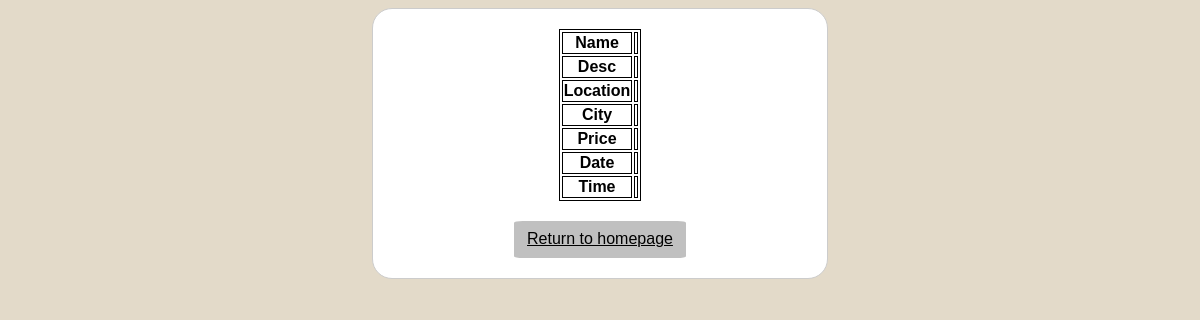
Before: /eventinfo?id=11 with the older database file.
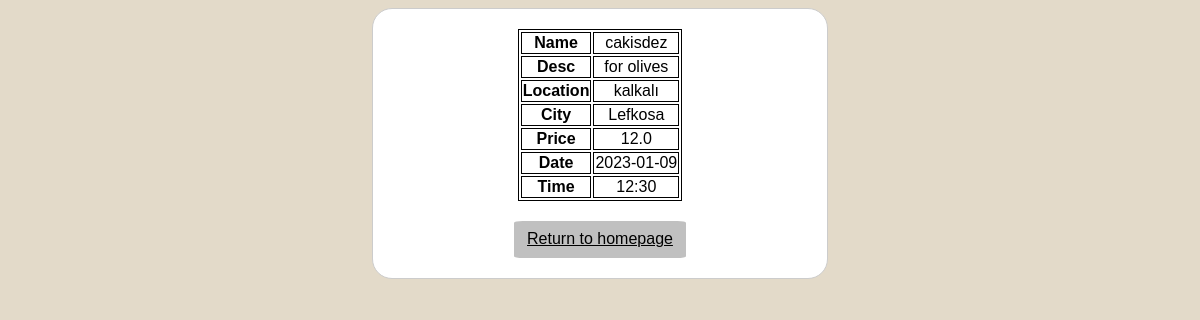
After: the same page with the newer database file.
### tables this page shows
CREATE TABLE "event"
(
    eventid     INTEGER
        primary key autoincrement,
    name        TEXT,
    description TEXT,
    price       FLOAT,
    date        DATE,
    time        TIME,
    isActive    BOOLEAN,
    location    TEXT,
    cityID      INTEGER
        references city,
    username    TEXT
        references user
);

CREATE TABLE city(cityID INTEGER PRIMARY KEY AUTOINCREMENT, cityname TEXT);

### main.py (the view)
@app.route("/eventinfo")
def eventInfo():
        eventID = request.args.get('id')
        conn = sqlite3.connect("eventwebsite.db")
        c = conn.cursor()
        c.execute("SELECT event.*,c.cityname FROM event JOIN city c on c.cityID = event.cityID WHERE eventid=(?)",(eventID,))
        rows = c.fetchone()
        return render_template("eventinfo.html",eventInfo=rows)

### templates/eventinfo.html (shortened to what this page needs)
<!DOCTYPE html>
<html lang="en">
<head>
    <link rel="stylesheet" href="/static/style.css">
</head>
<body>
<div class="table">
    <table align="center" >
        <tr>
            <th>Name</th>
            <td>{{ eventInfo[1] }}</td>
        </tr>
        <tr>
            <th>Desc</th>
            <td>{{ eventInfo[2] }}</td>
        </tr>
        <tr>
            <th>Location</th>
            <td>{{ eventInfo[7] }}</td>
        </tr>
        <tr>
            <th>City</th>
            <td>{{ eventInfo[10] }}</td>
        </tr>
        <tr>
            <th>Price</th>
            <td>{{ eventInfo[3] }}</td>
        </tr>
        <tr>
            <th>Date</th>
            <td>{{ eventInfo[4] }}</td>
        </tr>
        <tr>
            <th>Time</th>
            <td>{{ eventInfo[5] }}</td>
        </tr>
    </table>
    <a href="{{ url_for('index') }}" class="btn">Return to homepage</a>
</div>
</body>
</html>

Changed rows visible on the page:
added event: name "cakisdez", description "for olives", location "kalkalı", price "12.0", date "2023-01-09", time "12:30"
now on this page (row unchanged): city: cityname "Lefkosa"
